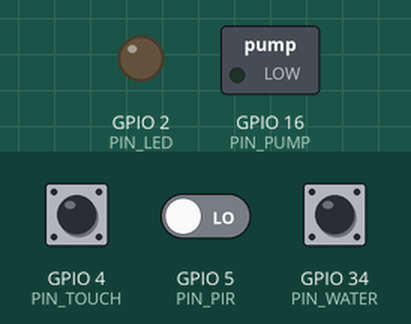
This sketch was run on a simulated ESP32. Parts: switched loads named in the sketch (green lamp = pin HIGH), output pins drawn as LEDs (lit = HIGH). The inputs (shaded band) are chosen by the test bench; at power-on: GPIO 4 (PIN_TOUCH) LOW, GPIO 5 (PIN_PIR) LOW, GPIO 34 (PIN_WATER) HIGH. Nothing arrives over Bluetooth unless stated; a phone connects over Bluetooth LE 3 s after start; what the sketch prints to the serial monitor is not drawn.

Above: at 1.2 s.
1.3 s: GPIO 4 (PIN_TOUCH) pulled HIGH for 0.15 s
At 2.0 s:
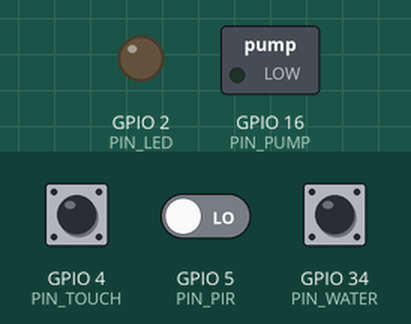
2.9 s: GPIO 5 (PIN_PIR) driven HIGH
At 3.2 s:
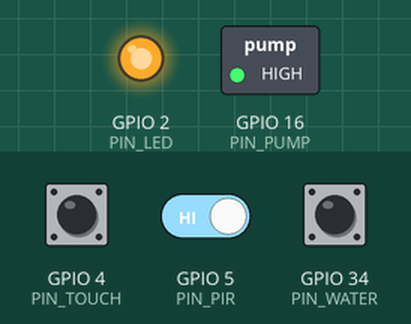
Timing chart, 0 to 5.9 s (numbered marks = the images above; inputs shaded):
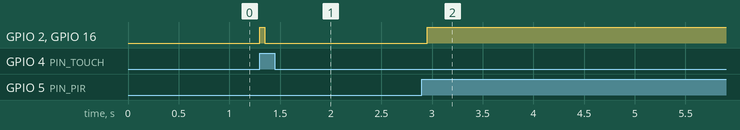

Measured:
- after the input at 1.3 s, GPIO 2 (PIN_LED), GPIO 16 (PIN_PUMP): LOW → HIGH at once, → LOW 0.05 s later
- after the input at 2.9 s, GPIO 2 (PIN_LED), GPIO 16 (PIN_PUMP): LOW → HIGH after 0.05 s

The sketch:

V01-Origin.ino
```cpp
// ── Cat Water Fountain · ESP32 ──────────────────────
// Touch sensor  → GPIO4  (toggle pump manually)
// PIR sensor    → GPIO5  (auto start when cat near)
// Water sensor  → GPIO34 (LOW = empty, block pump)
// Pump MOSFET   → GPIO16
// Status LED    → GPIO2

#include <BLEDevice.h>
#include <BLEServer.h>
#include <BLEUtils.h>
#include <BLE2902.h>

// ── Pin definitions ───────────────────────────────
const int PIN_TOUCH  = 4;
const int PIN_PIR    = 5;
const int PIN_WATER  = 34;
const int PIN_PUMP   = 16;
const int PIN_LED    = 2;

// ── BLE UUIDs ─────────────────────────────────────
#define SERVICE_UUID  "12345678-1234-1234-1234-123456789012"
#define CHAR_UUID     "87654321-4321-4321-4321-210987654321"

// ── State ─────────────────────────────────────────
bool pumpRunning   = false;
bool appCommand    = false;
bool lastTouch     = false;
unsigned long pirTimer = 0;
const unsigned long PIR_TIMEOUT = 30000; // 30s after cat leaves

BLECharacteristic* pChar;
BLEServer* pServer;
bool deviceConnected = false;

// ── BLE callbacks ─────────────────────────────────
class ServerCallbacks : public BLEServerCallbacks {
  void onConnect(BLEServer* s)    { deviceConnected = true; }
  void onDisconnect(BLEServer* s) { deviceConnected = false; appCommand = false; }
};

class CharCallbacks : public BLECharacteristicCallbacks {
  void onWrite(BLECharacteristic* c) {
    String val = c->getValue().c_str();
    if (val == "ON")  appCommand = true;
    if (val == "OFF") appCommand = false;
  }
};

// ── Pump control ──────────────────────────────────
void setPump(bool on) {
  bool waterOk = digitalRead(PIN_WATER);   // HIGH = water present
  bool run = on && waterOk;                 // block if tank empty
  digitalWrite(PIN_PUMP, run ? HIGH : LOW);
  digitalWrite(PIN_LED,  run ? HIGH : LOW);
  pumpRunning = run;
  // Notify app of status
  if (deviceConnected) {
    String status = run ? "PUMP:ON" : (waterOk ? "PUMP:OFF" : "PUMP:EMPTY");
    pChar->setValue(status.c_str());
    pChar->notify();
  }
}

void setup() {
  Serial.begin(115200);
  pinMode(PIN_TOUCH, INPUT);
  pinMode(PIN_PIR,   INPUT);
  pinMode(PIN_WATER, INPUT_PULLUP);   // pull-up; float switch pulls LOW
  pinMode(PIN_PUMP,  OUTPUT);
  pinMode(PIN_LED,   OUTPUT);
  digitalWrite(PIN_PUMP, LOW);

  // ── BLE setup ─────────────────────────────────
  BLEDevice::init("CatFountain");
  pServer = BLEDevice::createServer();
  pServer->setCallbacks(new ServerCallbacks());
  BLEService* svc = pServer->createService(SERVICE_UUID);
  pChar = svc->createCharacteristic(CHAR_UUID,
    BLECharacteristic::PROPERTY_READ  |
    BLECharacteristic::PROPERTY_WRITE |
    BLECharacteristic::PROPERTY_NOTIFY);
  pChar->addDescriptor(new BLE2902());
  pChar->setCallbacks(new CharCallbacks());
  svc->start();
  BLEAdvertising* adv = BLEDevice::getAdvertising();
  adv->addServiceUUID(SERVICE_UUID);
  BLEDevice::startAdvertising();
  Serial.println("BLE ready — device name: CatFountain");
}

void loop() {
  bool touchNow = digitalRead(PIN_TOUCH);
  bool pirNow   = digitalRead(PIN_PIR);

  // Touch: toggle on rising edge only ─────────────
  if (touchNow && !lastTouch) {
    appCommand = false;             // touch overrides app
    pirTimer   = 0;                 // cancel PIR timer
    setPump(!pumpRunning);
    delay(50);                      // debounce
  }
  lastTouch = touchNow;

  // PIR: start pump, reset 30s timer ──────────────
  if (pirNow) {
    pirTimer = millis();
    if (!pumpRunning) setPump(true);
  }
  // PIR timeout: stop pump after 30s of no motion
  if (pirTimer > 0 && (millis() - pirTimer > PIR_TIMEOUT) && !appCommand) {
    pirTimer = 0;
    setPump(false);
  }

  // App command ────────────────────────────────────
  if (appCommand && !pumpRunning) setPump(true);
  if (!appCommand && pumpRunning && pirTimer == 0) setPump(false);

  delay(100);
}
```
